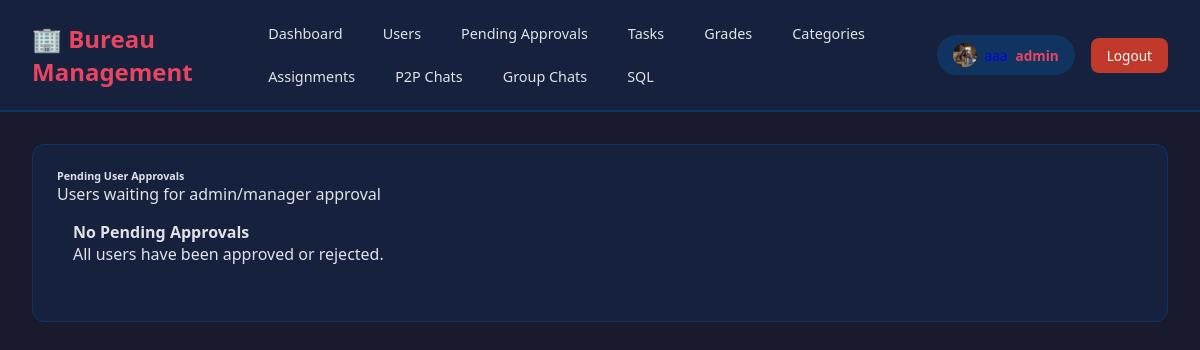
Screenshot of /web/pending-approvals (signed in) with the database file from the repository.
### database.py (models this page shows)
class User(db.Model):
    __tablename__ = 'users'
    matricule = db.Column(db.Text, primary_key=True)
    name = db.Column(db.Text, nullable=False)
    family_name = db.Column(db.Text, nullable=False)
    category = db.Column(db.Integer, db.ForeignKey('categories.category_id'), nullable=False)
    grade = db.Column(db.Integer, db.ForeignKey('grades.grade_id'), nullable=True)
    user_name = db.Column(db.Text, nullable=False)
    password = db.Column(db.Text, nullable=False)
    profil_pic_url = db.Column(db.Text, nullable=False)
    user_role = db.Column(db.Integer, db.ForeignKey('user_roles.user_role_id'), nullable=False)
    is_approved = db.Column(db.Boolean, nullable=False, default=False)  # NEW: Approval status
    category_rel = db.relationship('Category', backref='users')
    grade_rel = db.relationship('Grade', backref='users')
    role_rel = db.relationship('UserRole', backref='users')
    approval_request = db.relationship('UserApprovalRequest', uselist=False, backref='user', cascade='all, delete-orphan')

### app.py (the view)
@app.route('/web/pending-approvals')
@manager_required
def web_pending_approvals():
    pending_requests = UserApprovalRequest.query.all()
    return render_template('tables/pending_approvals.html', pending_requests=pending_requests)

### app.py (called while the page is built)
@app.context_processor
def inject_pending_approvals_count():
    def get_pending_approvals_count():
        return UserApprovalRequest.query.count()
    return dict(get_pending_approvals_count=get_pending_approvals_count)

@app.context_processor
def inject_user_profile_pic():
    def get_user_profile_pic():
        if 'user_matricule' in session:
            user = User.query.get(session['user_matricule'])
            if user:
                return get_profile_picture_url(user)
        return '/static/uploads/profiles/default.png'
    return dict(profile_pic=get_user_profile_pic())

### utils.py (called while the page is built)
def get_profile_picture_url(user):
    if user and user.profil_pic_url and user.profil_pic_url.strip():
        return user.profil_pic_url
    return "/static/uploads/profiles/default.png"

### templates/tables/pending_approvals.html (shortened to what this page needs)
{% extends "base.html" %}
{% block content %}
<div class="container-fluid py-4">
    <div class="row">
        <div class="col-12">
            <div class="card">
                <div class="card-header pb-0">
                    <h6>Pending User Approvals</h6>
                    <p class="text-sm mb-0">
                        Users waiting for admin/manager approval
                    </p>
                </div>
                <div class="card-body px-0 pt-0 pb-2">
                    {% if pending_requests %}
                        <div class="table-responsive p-0">
                            <table class="table align-items-center mb-0">
                                <thead>
                                    <tr>
                                        <th class="text-uppercase text-secondary text-xxs font-weight-bolder opacity-7">Matricule</th>
                                        <th class="text-uppercase text-secondary text-xxs font-weight-bolder opacity-7">Name</th>
                                        <th class="text-uppercase text-secondary text-xxs font-weight-bolder opacity-7">Username</th>
                                        <th class="text-uppercase text-secondary text-xxs font-weight-bolder opacity-7">Category</th>
                                        <th class="text-uppercase text-secondary text-xxs font-weight-bolder opacity-7">Grade</th>
                                        <th class="text-uppercase text-secondary text-xxs font-weight-bolder opacity-7">Requested At</th>
                                        <th class="text-uppercase text-secondary text-xxs font-weight-bolder opacity-7">Actions</th>
                                    </tr>
                                </thead>
                                <tbody>
                                    {% for request in pending_requests %}
                                        <tr>
                                            <td>
                                                <p class="text-xs font-weight-bold mb-0">{{ request.user.matricule }}</p>
                                            </td>
                                            <td>
                                                <p class="text-xs font-weight-bold mb-0">{{ request.user.name }} {{ request.user.family_name }}</p>
                                            </td>
                                            <td>
                                                <p class="text-xs font-weight-bold mb-0">{{ request.user.user_name }}</p>
                                            </td>
                                            <td>
                                                <p class="text-xs font-weight-bold mb-0">{{ request.user.category_rel.category_name }}</p>
                                            </td>
                                            <td>
                                                <p class="text-xs font-weight-bold mb-0">{{ request.user.grade_rel.grade_name }}</p>
                                            </td>
                                            <td>
                                                <p class="text-xs font-weight-bold mb-0">{{ request.requested_at.strftime('%Y-%m-%d %H:%M') }}</p>
                                            </td>
                                            <td>
                                                <div class="btn-group" role="group">
                                                    <form method="POST" action="{{ url_for('web_approve_user', matricule=request.user.matricule) }}" style="display: inline;">
                                                        <button type="submit" class="btn btn-sm btn-success me-2" onclick="return confirm('Are you sure you want to approve this user?')">
                                                            <i class="fas fa-check"></i> Approve
                                                        </button>
                                                    </form>
                                                    <form method="POST" action="{{ url_for('web_reject_user', matricule=request.user.matricule) }}" style="display: inline;">
                                                        <button type="submit" class="btn btn-sm btn-danger" onclick="return confirm('Are you sure you want to reject this user? This action cannot be undone.')">
                                                            <i class="fas fa-times"></i> Reject
                                                        </button>
                                                    </form>
                                                </div>
                                            </td>
                                        </tr>
                                    {% endfor %}
                                </tbody>
                            </table>
                        </div>
                    {% else %}
                        <div class="alert alert-info mx-3 my-3" role="alert">
                            <strong>No Pending Approvals</strong>
                            <p class="mb-0">All users have been approved or rejected.</p>
                        </div>
                    {% endif %}
                </div>
            </div>
        </div>
    </div>
</div>
{% endblock %}

### templates/base.html (shortened to what this page needs)
<!DOCTYPE html>
<html lang="en">
<head>
</head>
<body>
    <nav class="navbar">
        <div class="navbar-left">
            <h1>🏢 Bureau Management</h1>
            <div class="nav-links">
                <a href="{{ url_for('dashboard') }}">Dashboard</a>
                {% if session.get('user_role') in [1, 2] %}<a href="{{ url_for('web_users') }}">Users</a>{% endif %}
                {% if session.get('user_role') in [1, 2] %}<a href="{{ url_for('web_pending_approvals') }}">Pending Approvals</a>{% endif %}
                <a href="{{ url_for('web_tasks') }}">Tasks</a>
                {% if session.get('user_role') == 1 %}<a href="{{ url_for('web_grades') }}">Grades</a>{% endif %}
                {% if session.get('user_role') == 1 %}<a href="{{ url_for('web_categories') }}">Categories</a>{% endif %}
                {% if session.get('user_role') in [1, 2] %}<a href="{{ url_for('web_assignments') }}">Assignments</a>{% endif %}
                <a href="{{ url_for('web_p2p_chats') }}">P2P Chats</a>
                <a href="{{ url_for('web_group_chats') }}">Group Chats</a>
                {% if session.get('user_role') == 1 %}<a href="{{ url_for('web_sql') }}">SQL</a>{% endif %}
            </div>
        </div>
        <div class="user-info">
            <a href="{{ url_for('profile') }}" style="text-decoration: none;">
                <div class="user-badge" style="display: flex; align-items: center; gap: 0.5rem; cursor: pointer;">
                    <img src="{{ profile_pic if profile_pic is defined else '/static/uploads/profiles/default.png' }}"
                         alt="" style="width: 24px; height: 24px; border-radius: 50%; object-fit: cover;">
                    <span>{{ session.get('user_name', 'Guest') }}</span>
                    <span class="role">{{ session.get('user_role_name', 'Unknown') }}</span>
                </div>
            </a>
            <a href="{{ url_for('logout') }}" class="btn-logout">Logout</a>
        </div>
    </nav>
    <div class="container">
        {% block content %}{% endblock %}
    </div>
</body>
</html>

### templates/base.html (style rules this page uses)
* { margin: 0; padding: 0; box-sizing: border-box; }
body { font-family: 'Segoe UI', Tahoma, Geneva, Verdana, sans-serif; background: #1a1a2e; color: #e1e1e6; min-height: 100vh; }
.navbar { background: #16213e; padding: 1rem 2rem; display: flex; align-items: center; justify-content: space-between; border-bottom: 2px solid #0f3460; }
.navbar-left { display: flex; align-items: center; gap: 2rem; }
.navbar h1 { color: #e94560; font-size: 1.5rem; }
.nav-links { display: flex; gap: 0.5rem; flex-wrap: wrap; }
.nav-links a { color: #e1e1e6; text-decoration: none; padding: 0.5rem 1rem; border-radius: 8px; transition: all 0.3s; font-size: 0.9rem; }
.user-info { display: flex; align-items: center; gap: 1rem; }
.user-badge { background: #0f3460; padding: 0.5rem 1rem; border-radius: 20px; font-size: 0.85rem; }
.user-badge .role { color: #e94560; font-weight: bold; }
.btn-logout { background: #c0392b; color: white; padding: 0.5rem 1rem; border-radius: 8px; text-decoration: none; font-size: 0.85rem; transition: background 0.3s; }
.container { padding: 2rem; max-width: 1400px; margin: 0 auto; }
.card { background: #16213e; border-radius: 12px; padding: 1.5rem; margin-bottom: 1.5rem; border: 1px solid #0f3460; }
.alert { padding: 1rem; border-radius: 8px; margin-bottom: 1rem; }

### rows the page displays
User: profil_pic_url (picture), get "admin"
